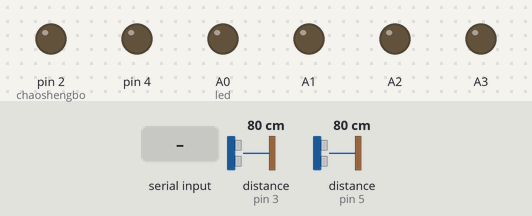
This sketch was run on a simulated Arduino Uno, built with avr-gcc and run on an emulated ATmega328P. Shown: output pins drawn as LEDs (lit = HIGH). Inputs (shaded band) come from the test bench; at power-on: distance to the obstacle (sensors on pin 3, pin 5) 80 cm. The echo pulse lasts 58.3 µs per cm.

Above: at 1.2 s.
1.3 s: "a" received over Serial
At 1.7 s:
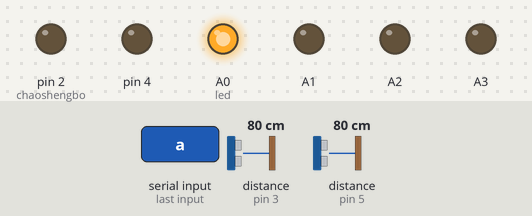
2.8 s: byte 103 (103) received over Serial
At 3.3 s:
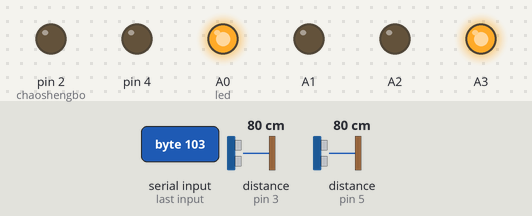
4.3 s: distance to the obstacle (sensor on pin 3) set to 12 cm
5.8 s: distance to the obstacle (sensor on pin 3) set to 9 cm
At 6.7 s:
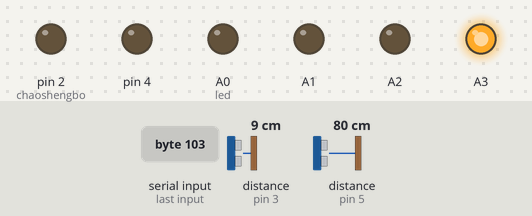
7.3 s: "c" received over Serial
At 8.5 s:
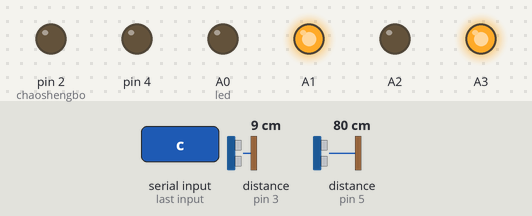
8.8 s: byte 104 (104) received over Serial
At 9.3 s:
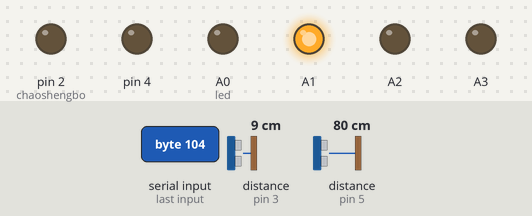
Timing chart, 0 to 11.3 s (numbered marks = the images above; inputs shaded):
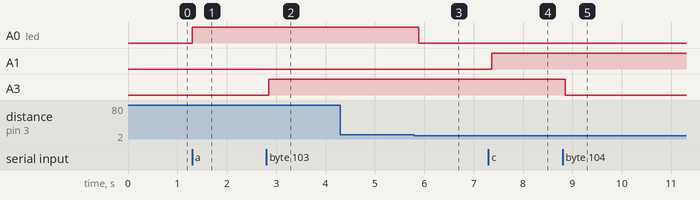

The sketch:

sketch_123.ino
```cpp
int P = 0;
float distance;
float Dis;
int a = 0;
int b = 0;

void setup() {
  Serial.begin(9600);

  pinMode(A0, OUTPUT);//led
  pinMode(A1, OUTPUT);
  pinMode(A2, OUTPUT);
  pinMode(A3, OUTPUT);
  digitalWrite(A0, LOW);
  digitalWrite(A1, LOW);
  digitalWrite(A2, LOW);
  digitalWrite(A3, LOW);

  pinMode(2, OUTPUT);//chaoshengbo
  pinMode(3, INPUT);
  pinMode(4, OUTPUT);
  pinMode(5, INPUT);
}

void loop() {

  if (Serial.available()) {
    P = Serial.read();
    if (P == 97) {
      digitalWrite(A0, HIGH);
      a = 1;
    }
    if (P == 98) {
      digitalWrite(A0, LOW);
      a = 0;
    }
    if (P == 99) {
      digitalWrite(A1, HIGH);
    }
    if (P == 100) {
      digitalWrite(A1, LOW);
    }
    if (P == 101) {
      digitalWrite(A2, HIGH);
    }
    if (P == 102) {
      digitalWrite(A2, LOW);
    }
    if (P == 103) {
      digitalWrite(A3, HIGH);
      b=1;
    }
    if (P == 104) {
      digitalWrite(A3, LOW);
      b=0;
    }


  }
  if (a == 1) {
    digitalWrite(2, LOW);
    delayMicroseconds(2);
    digitalWrite(2, HIGH);
    delayMicroseconds(10);
    digitalWrite(2, LOW);
    distance = pulseIn(3, HIGH) / 58.8;
    if (distance <= 10) {
      digitalWrite(A0, LOW);
    } else {
      digitalWrite(A0, HIGH);
    }
    delay(50);
  } else {
    digitalWrite(A0, LOW);
  }

  if (b == 1) {
    digitalWrite(4, LOW);
    delayMicroseconds(2);
    digitalWrite(4, HIGH);
    delayMicroseconds(10);
    digitalWrite(4, LOW);
    Dis = pulseIn(5, HIGH) / 58.8;
    if (Dis <= 10) {
      digitalWrite(A3, LOW);
    } else {
      digitalWrite(A3, HIGH);
    } delay(50);
  } else {
    digitalWrite(A3, LOW);
  }

}
```

Measured:
- the behaviour switches between 11 and 10 cm on distance to the obstacle (sensor on pin 3) (found by bisection; images 2 and 3)
- after the input at 1.3 s, A0 (led): LOW → HIGH at once
- after the input at 2.8 s, A3: LOW → HIGH after 0.05 s
- after the input at 5.8 s, A0 (led): HIGH → LOW after 0.08 s
- after the input at 7.3 s, A1: LOW → HIGH after 0.07 s
- after the input at 8.8 s, A3: HIGH → LOW after 0.06 s
